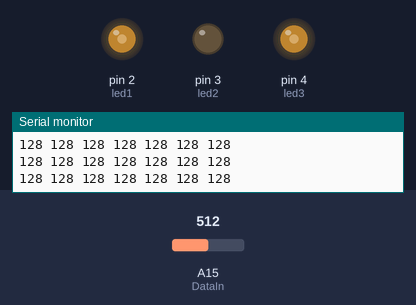
A sketch run on a simulated Arduino Mega 2560, built with avr-gcc and run on an emulated ATmega2560. Shown: output pins drawn as LEDs (lit = HIGH), the last lines printed to the serial monitor. Inputs (shaded band) come from the test bench; at power-on: A15 (DataIn) = 512. Pins used as bus, display or sensor lines are not drawn.

Above: at 1.2 s.
1.3 s: A15 (DataIn) set to 413
At 2.7 s:
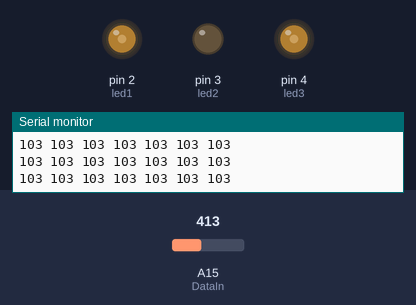
4.3 s: A15 (DataIn) set to 381
At 4.8 s:
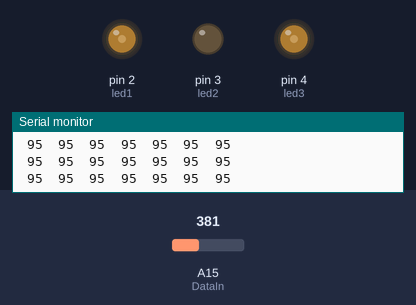
6.2 s: A15 (DataIn) set to 716
At 7.4 s:
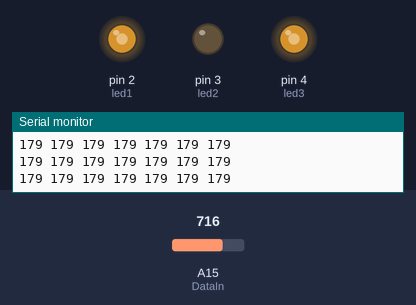
7.7 s: A15 (DataIn) set to 306
At 8.6 s:
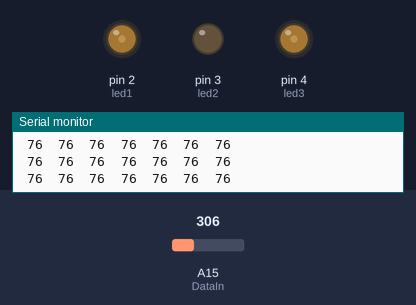
9.2 s: A15 (DataIn) set to 43
At 9.7 s:
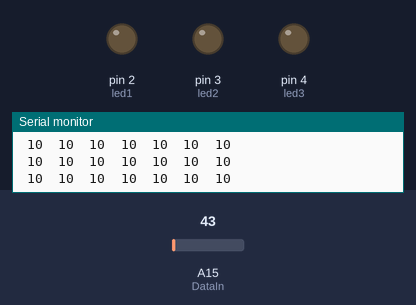
10.7 s: A15 (DataIn) set to 35
Timing chart, 0 to 13.7 s (numbered marks = the images above; inputs shaded):
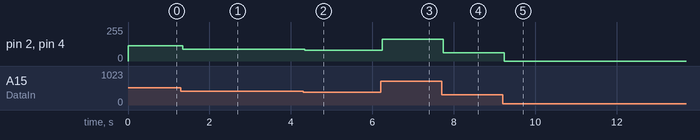

Measured:
- after the input at 1.3 s, pin 2 (led1), pin 4 (led3): 113/255 → 88/255 at once
- after the input at 4.3 s, pin 2 (led1), pin 4 (led3): 88/255 → 80/255 at once
- after the input at 6.2 s, pin 2 (led1), pin 4 (led3): 80/255 → 164/255 at once
- after the input at 7.7 s, pin 2 (led1), pin 4 (led3): 164/255 → 61/255 at once
- after the input at 9.2 s, pin 2 (led1), pin 4 (led3): 61/255 → 0/255 at once

The sketch:

MSGEQ7.ino
```cpp
//This code is designed to be used with good old LEDs, connected in parallel to the PWM channels and common ground
//Author: Daniel Gorbunov

const int StrobePin = 22;
const int ResetPin = 24;
const int DataIn = A15;

const int led1 = 2;
const int led2 = 3;
const int led3 = 4;

int spectrum[7];
int smoothed[7];

// ADJUSTMENT //
const int noisethresh = 15; //process data to cut off anything below this, i.e. noise
const int smoothing = 6; //how many times we smooth out the spectrum data. More smoothing = less transients

void setup() {
  Serial.begin(9600);

  pinMode(StrobePin, OUTPUT);
  pinMode(ResetPin, OUTPUT);
  digitalWrite(StrobePin, HIGH);
  digitalWrite(ResetPin, LOW);

  pinMode(led1, OUTPUT);
  pinMode(led2, OUTPUT);
  pinMode(led3, OUTPUT);

}

void loop() {
  readData();
  smoothData();
  for (int i=0; i<7; i++)
  {
    if (spectrum[i] < 100) Serial.print(" ");
    if (spectrum[i] < 10) Serial.print(" ");
    Serial.print(spectrum[i]);
    Serial.print(" ");
  }
  Serial.println();

    analogWrite(led1, processData(spectrum[0]));
    //analogWrite(led2, processData(spectrum[1]));
    analogWrite(led3, processData(spectrum[2]));
}


void readData() {
  digitalWrite(ResetPin, HIGH);
  digitalWrite(ResetPin, LOW);
  delayMicroseconds(75);

  for (int i = 0 ; i <7; i++)
  {
    digitalWrite(StrobePin, LOW);
    delayMicroseconds(40);

    spectrum[i] = analogRead(DataIn) / 4;

    digitalWrite(StrobePin, HIGH);
    delayMicroseconds(40);
  }
}

void smoothData(){
  for (int i = 0 ; i <7; i++){
     int total = 0;
  for (int n = 0 ; n <=smoothing; n++){
    total = total + spectrum[i];
  }
    smoothed[i] = total/smoothing;
  }
}


int processData(int input) {

 int x = input - noisethresh;
 input = max(x, 0);
 //input = pow(1.2*input,1.3);
 return input;
}
```
